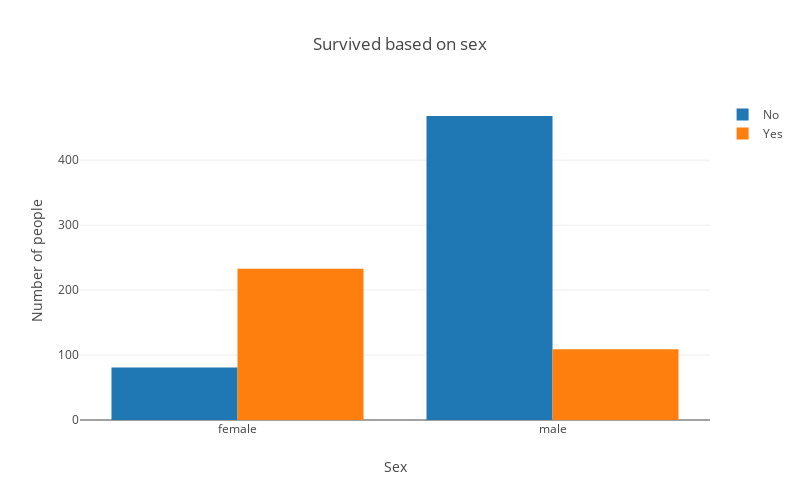

The notebook cell saved with this chart:
### Code cell
sex = pd.crosstab([trainData.Survived], trainData.Sex)
plotGraph(sex, 'Survived based on sex')

### Figure 1 — Plotly figure (JSON) as saved in the notebook; plotly's stock layout.template omitted (floating-point values rounded to 4 significant figures)
{"data": [{"name": "No", "type": "bar", "uid": "3afbb510-2067-4057-9f94-369d1c01dcc3", "x": ["female", "male"], "y": [81, 468]}, {"name": "Yes", "type": "bar", "uid": "cb27092d-cc74-4a11-8d1e-3880d7efa5fc", "x": ["female", "male"], "y": [233, 109]}], "layout": {"autosize": false, "barmode": "group", "height": 500, "title": "Survived based on sex", "width": 800, "xaxis": {"title": "Sex"}, "yaxis": {"title": "Number of people"}}}
